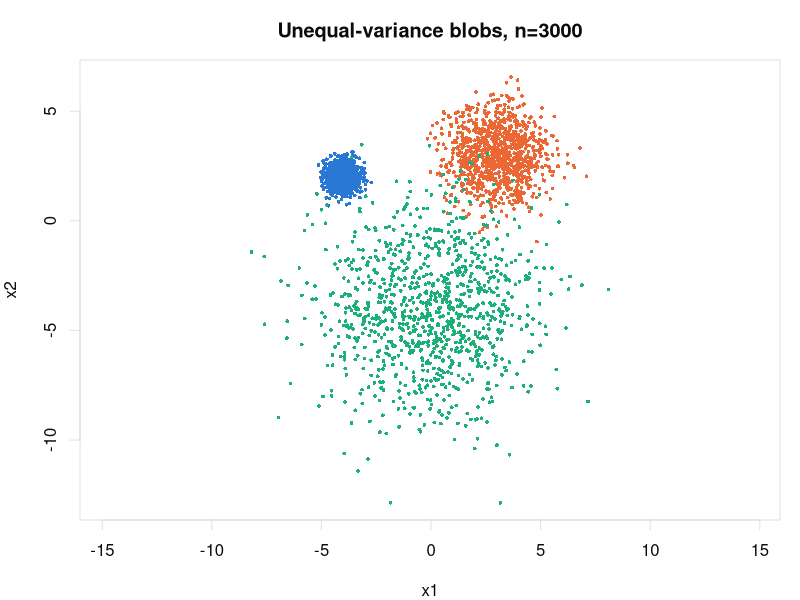

This figure's R source:
# 03_unequal_variance_blobs_sim.R
#
# "Unequal-variance blobs" example (three Gaussian blobs with very
# different spreads: sd = 0.4, 1.2, 2.5), n=3000 total, 1000 per blob
# (exact 3-way split of 3000, same equal-count ratio as the original
# examples/04_unequal_variance_blobs.R at n=900). Same seed, centers,
# and spreads as that original script.
#
# set.seed(4) below is the EXACT seed used for the data already analyzed --
# keep it unchanged to reproduce the same points.

set.seed(4)

palette_cat <- c("#2a78d6", "#eb6834", "#1baf7a", "#eda100",
                  "#e87ba4", "#008300", "#4a3aa7", "#e34948")
surface_col <- "white"
grid_col    <- "#e1e0d9"
ink_col     <- "#0b0b0b"
point_colors <- function(labels) palette_cat[(labels %% length(palette_cat)) + 1]

n_per <- 1000
centers <- rbind(c(-4, 2), c(3, 3), c(0, -4))
stds <- c(0.4, 1.2, 2.5)

blob <- function(center, n, sd) {
  cbind(rnorm(n, center[1], sd), rnorm(n, center[2], sd))
}

X <- rbind(blob(centers[1, ], n_per, stds[1]),
           blob(centers[2, ], n_per, stds[2]),
           blob(centers[3, ], n_per, stds[3]))
y <- rep(0:2, each = n_per)

saveRDS(list(X = X, y = y, n_per = n_per, centers = centers, stds = stds),
        "unequal_variance_blobs_3000.rds")

# ---- plain tabular export (space-delimited text) ----
out_df <- data.frame(x1 = X[, 1], x2 = X[, 2], y = y)
write.table(out_df, "unequal_variance_blobs_3000.txt", sep = " ", row.names = FALSE, quote = FALSE)

png("unequal_variance_blobs_3000.png", width = 1600, height = 1400, res = 220, bg = surface_col)
par(bg = surface_col, col.axis = ink_col, col.lab = ink_col, col.main = ink_col,
    fg = grid_col, mar = c(4, 4, 3, 1))
plot(X, col = point_colors(y), pch = 16, cex = 0.5,
     main = sprintf("Unequal-variance blobs, n=%d", nrow(X)), xlab = "x1", ylab = "x2", asp = 1)
dev.off()

cat(sprintf("n=%d total (n_per=%d each; sd = %s)\n", nrow(X), n_per, paste(stds, collapse = ", ")))
cat("DONE\n")
